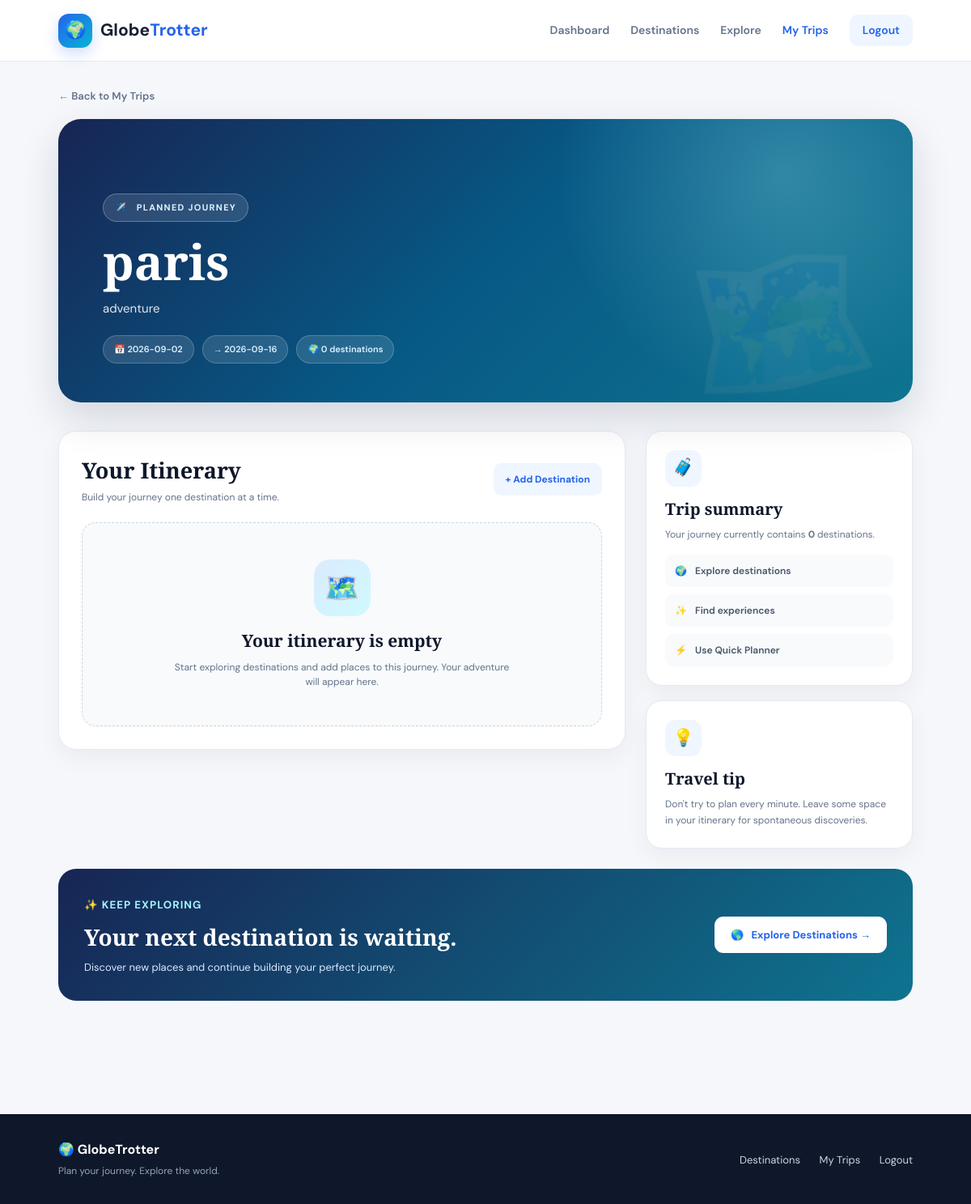
Page /trip/1 (signed in) on the committed database.
### tables this page shows
CREATE TABLE trips (
            id INTEGER PRIMARY KEY AUTOINCREMENT,
            user_id INTEGER NOT NULL,
            name TEXT NOT NULL,
            description TEXT,
            start_date TEXT NOT NULL,
            end_date TEXT NOT NULL,
            cover_photo TEXT,
            created_at TIMESTAMP DEFAULT CURRENT_TIMESTAMP,

            FOREIGN KEY (user_id)
                REFERENCES users (id)
                ON DELETE CASCADE
        );

### app.py (the view)
@app.route("/trip/<int:trip_id>")
def trip_details(trip_id):
    if "user_id" not in session:
        return redirect(url_for("login"))
    connection = get_db_connection()
    trip = connection.execute(
        """
        SELECT *
        FROM trips
        WHERE id = ?
        AND user_id = ?
        """,
        (
            trip_id,
            session["user_id"]
        )
    ).fetchone()
    if trip is None:
        connection.close()
        return "Trip not found", 404
    stops = connection.execute(
        """
        SELECT
            trip_stops.*,
            cities.name AS city_name,
            cities.country AS country,
            cities.region AS region,
            cities.cost_index AS cost_index,
            cities.popularity AS popularity
        FROM trip_stops

        JOIN cities
            ON trip_stops.city_id = cities.id

        WHERE trip_stops.trip_id = ?

        ORDER BY trip_stops.stop_order
        """,
        (trip_id,)
    ).fetchall()
    expenses = connection.execute(
        """
        SELECT *
        FROM expenses
        WHERE trip_id = ?
        ORDER BY id DESC
        """,
        (trip_id,)
    ).fetchall()
    total_expenses = connection.execute(
        """
        SELECT COALESCE(SUM(amount), 0) AS total
        FROM expenses
        WHERE trip_id = ?
        """,
        (trip_id,)
    ).fetchone()["total"]
    connection.close()
    return render_template(
        "trip_details.html",
        trip=trip,
        stops=stops,
        expenses=expenses,
        total_expenses=total_expenses
    )

### app.py (called while the page is built)
def get_db_connection():
    conn = sqlite3.connect(DATABASE)
    conn.row_factory = sqlite3.Row
    return conn

### Templates/trip_details.html (shortened to what this page needs)
<!DOCTYPE html>
<html lang="en">
<head>
</head>
<body>
<nav class="navbar">
    <a
        href="{{ url_for('dashboard') }}"
        class="logo"
    >
        <div class="logo-icon">
            🌍
        </div>
        <h2>
            Globe<span>Trotter</span>
        </h2>
    </a>
    <div class="nav">
        <a href="{{ url_for('dashboard') }}">
            Dashboard
        </a>
        <a href="{{ url_for('cities') }}">
            Destinations
        </a>
        <a href="{{ url_for('explore') }}">
            Explore
        </a>
        <a
            href="{{ url_for('trips') }}"
            class="active"
        >
            My Trips
        </a>
        <a
            href="{{ url_for('logout') }}"
            class="logout"
        >
            Logout
        </a>
    </div>
</nav>
<main class="container">
    <a
        href="{{ url_for('trips') }}"
        class="back-link"
    >
        ← Back to My Trips
    </a>
    <section class="trip-hero">
        <div class="hero-content">
            <div class="hero-badge">
                ✈️ &nbsp; PLANNED JOURNEY
            </div>
            <h1>
                {{ trip["name"] }}
            </h1>
            <p>
                {% if trip["description"] %}
                    {{ trip["description"] }}
                {% else %}
                    Your GlobeTrotter adventure is ready
                    to become a collection of unforgettable
                    experiences.
                {% endif %}
            </p>
            <div class="trip-meta">
                {% if trip["start_date"] %}
                    <span class="meta-item">
                        📅 {{ trip["start_date"] }}
                    </span>
                {% endif %}
                {% if trip["end_date"] %}
                    <span class="meta-item">
                        → {{ trip["end_date"] }}
                    </span>
                {% endif %}
                <span class="meta-item">
                    🌍
                    {{ stops|length }}
                    destination{% if stops|length != 1 %}s{% endif %}
                </span>
            </div>
        </div>
    </section>
    <section class="content-grid">
        <div class="card">
            <div class="card-header">
                <div>
                    <h2>
                        Your Itinerary
                    </h2>
                    <p>
                        Build your journey one destination at a time.
                    </p>
                </div>
                <a
                    href="{{ url_for('cities') }}"
                    class="add-button"
                >
                    + Add Destination
                </a>
            </div>
            {% if stops %}
                {% for stop in stops %}
                    <div class="itinerary-item">
                        <div class="day-number">
                            {{ "%02d"|format(loop.index) }}
                        </div>
                        <div class="itinerary-content">
                            <h3>
                                {{ stop["city_name"] }}
                            </h3>
                            <div class="country">
                                📍 {{ stop["country"] }}
                            </div>
                            <span class="date">
                                📅 {{ stop["start_date"] }}
                                →
                                {{ stop["end_date"] }}
                            </span>
                        </div>
                    </div>
                {% endfor %}
            {% else %}
                <div class="empty-itinerary">
                    <div class="empty-itinerary-icon">
                        🗺️
                    </div>
                    <h3>
                        Your itinerary is empty
                    </h3>
                    <p>
                        Start exploring destinations and
                        add places to this journey. Your
                        adventure will appear here.
                    </p>
                </div>
            {% endif %}
        </div>
        <aside class="side-column">
            <div class="info-card">
                <div class="info-icon">
                    🧳
                </div>
                <h3>
                    Trip summary
                </h3>
                <p>
                    Your journey currently contains
                    <strong>
                        {{ stops|length }}
                    </strong>
                    destination{% if stops|length != 1 %}s{% endif %}.
                </p>
                <div class="action-list">
                    <a
                        href="{{ url_for('cities') }}"
                        class="action"
                    >
                        🌍
                        <span>
                            Explore destinations
                        </span>
                    </a>
                    <a
                        href="{{ url_for('explore') }}"
                        class="action"
                    >
                        ✨
                        <span>
                            Find experiences
                        </span>
                    </a>
                    <a
                        href="{{ url_for('quick_plan') }}"
                        class="action"
                    >
                        ⚡
                        <span>
                            Use Quick Planner
                        </span>
                    </a>
                </div>
            </div>
            <div class="info-card">
                <div class="info-icon">
                    💡
                </div>
                <h3>
                    Travel tip
                </h3>
                <p>
                    Don't try to plan every minute.
                    Leave some space in your itinerary
                    for spontaneous discoveries.
                </p>
            </div>
        </aside>
    </section>
    <section class="planner">
        <div>
            <small>
                ✨ KEEP EXPLORING
            </small>
            <h2>
                Your next destination is waiting.
            </h2>
            <p>
                Discover new places and continue
                building your perfect journey.
            </p>
        </div>
        <a
            href="{{ url_for('cities') }}"
            class="planner-button"
        >
            🌎 &nbsp; Explore Destinations →
        </a>
    </section>
</main>
<footer>
    <div>
        <strong>
            🌍 GlobeTrotter
        </strong>
        <p>
            Plan your journey. Explore the world.
        </p>
    </div>
    <div>
        <a href="{{ url_for('cities') }}">
            Destinations
        </a>
        <a href="{{ url_for('trips') }}">
            My Trips
        </a>
        <a href="{{ url_for('logout') }}">
            Logout
        </a>
    </div>
</footer>
</body>
</html>

### rows in the picture
trips: name "paris", description "adventure", start_date "2026-09-02", end_date "2026-09-16"

### other values in the picture
{{ stops|length }} "0"
